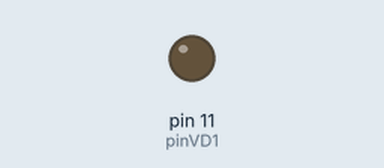
Simulated run of this sketch. Board: Arduino Uno, built with avr-gcc and run on an emulated ATmega328P. On the bench: output pins drawn as LEDs (lit = HIGH).

Above: at 0.15 s.
Timing chart, 0 to 1.6 s (numbered marks = the images above):
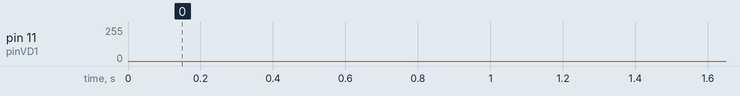

The sketch:

loop_led.ino
```cpp
const int pinVD1 = 11;

void setup() {
    pinMode(pinVD1, OUTPUT);
}

void loop() {
    for (uint8_t i = 0; i < 255; i++) {
        analogWrite(pinVD1, i);
        delay(5);
    }
    for (uint8_t i = 255; i > 0; i--) {
        analogWrite(pinVD1, i);
        delay(5);
    }
}
```
